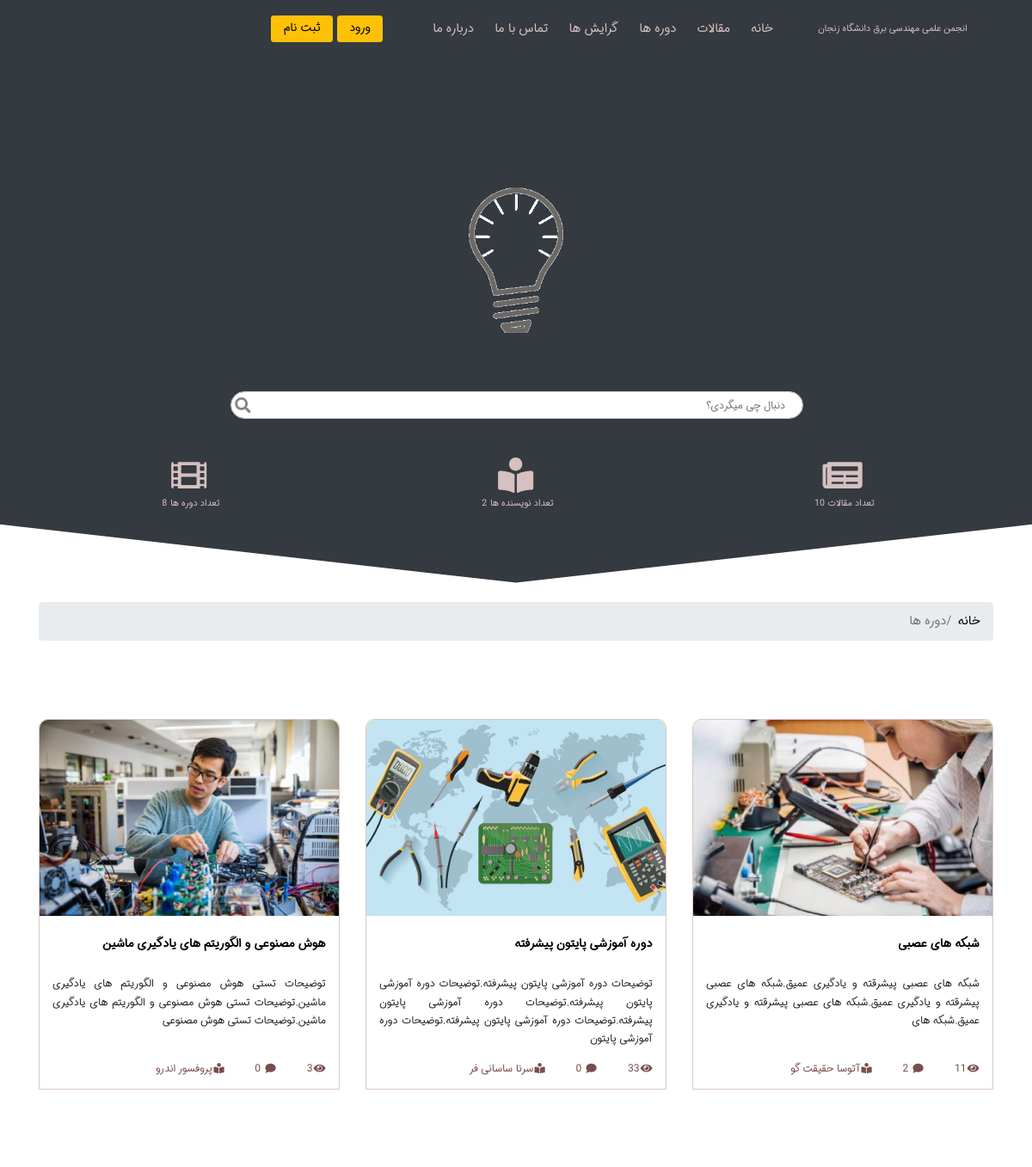
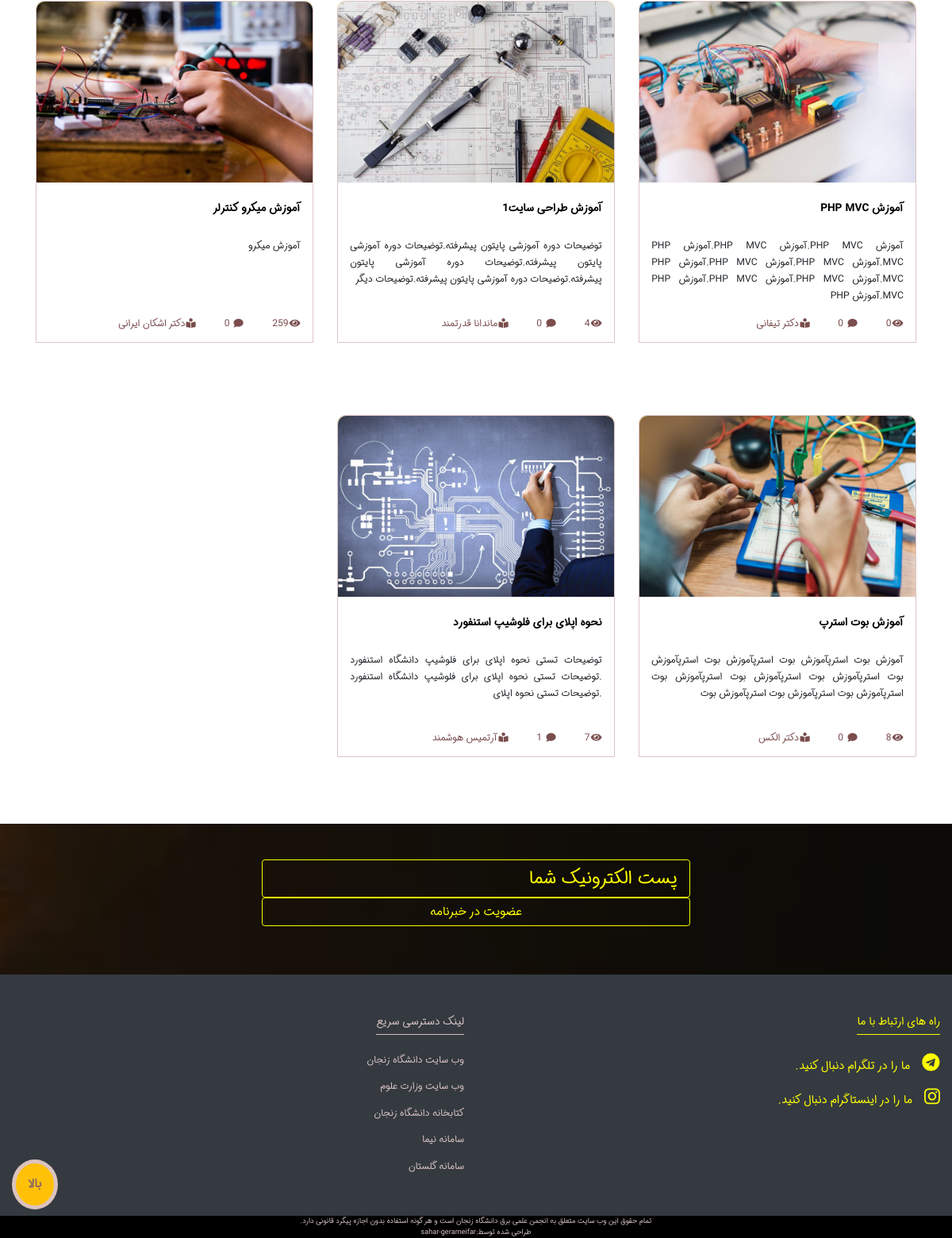
The page /index.php?c=course&a=list on the database its author committed (2 pictures, top to bottom).
### tables this page shows
CREATE TABLE `setting_tbl` (
  `id` int(11) NOT NULL,
  `title_site` varchar(250) NOT NULL,
  `logo_site` varchar(250) NOT NULL,
  `link_instagram` varchar(250) NOT NULL,
  `link_telegram` varchar(250) NOT NULL,
  `address` varchar(250) NOT NULL,
  `link_znu` varchar(250) NOT NULL,
  `link_olom` varchar(250) NOT NULL,
  `link_library` varchar(250) NOT NULL,
  `link_nima` varchar(250) NOT NULL,
  `link_golestan` varchar(250) NOT NULL,
  `copyright` text NOT NULL,
  `about_znu` text NOT NULL,
  `email` varchar(250) NOT NULL
);

CREATE TABLE `menu_tbl` (
  `id` int(11) NOT NULL,
  `title` varchar(250) NOT NULL,
  `url` varchar(250) NOT NULL,
  `chid` int(11) NOT NULL,
  `sort` int(11) NOT NULL,
  `status` int(11) NOT NULL
);

CREATE TABLE `course_tbl` (
  `id` int(11) NOT NULL,
  `title` varchar(250) NOT NULL,
  `body` text NOT NULL,
  `tags` varchar(255) NOT NULL,
  `image` varchar(250) NOT NULL,
  `teacher` varchar(250) NOT NULL,
  `price` int(11) NOT NULL,
  `date` varchar(250) NOT NULL,
  `show_status` int(11) NOT NULL,
  `view_course` bigint(100) NOT NULL
);

### controller/Clayout.php (called while the page is built, shortened)
<?php
require_once 'admin/model/Mmenu.php';
require_once 'admin/model/Msetting.php';
require_once 'admin/model/Mpaper.php';
require_once 'admin/model/Mcourse.php';
require_once 'admin/model/Muser.php';
$course=new course();
$paper=new paper();
$menu = new menu();
$setting = new setting();
$user = new user();
$menu_list=$menu->enable_menu_list();
$settings = $setting->setting_show();
$paper_results=$paper->enable_count_paper_list();
$course_results=$course->enable_count_course_list();
$user_results=$user->enable_count_writer_list();
?>

### admin/model/Mindex.php (called while the page is built, shortened)
<?php
class main {
    public function __construct()
    {
        global $pdo;
        $this->pdo=$pdo;
    }
}

### admin/model/Msetting.php (called while the page is built, shortened)
<?php
require_once 'Mindex.php';
class setting extends main
{
    public function setting_show()
    {
        $sql = $this->pdo->prepare("SELECT * FROM setting_tbl ");
        $sql->execute();
        $result = $sql->fetch(PDO::FETCH_ASSOC);
        return $result;
    }
}

### admin/model/Mmenu.php (called while the page is built, shortened)
<?php
require_once 'Mindex.php';
class menu extends main
{
    public function enable_menu_list()
    {
        $sql = $this->pdo->prepare("SELECT * FROM menu_tbl WHERE status=? AND chid=? ORDER BY sort ASC");
        $sql->bindValue(1,'1');
        $sql->bindValue(2,'0');
        $sql->execute();
        $result = $sql->fetchAll(PDO::FETCH_ASSOC);
        return $result;
    }
    public function enable_submenu_list($id)
    {
        $sql = $this->pdo->prepare("SELECT * FROM menu_tbl WHERE status=? AND chid=? ORDER BY sort ASC");
        $sql->bindValue(1,'1');
        $sql->bindValue(2,$id);
        $sql->execute();
        $result = $sql->fetchAll(PDO::FETCH_ASSOC);
        return $result;
    }
}

### admin/model/Mpaper.php (called while the page is built, shortened)
<?php
require_once 'Mindex.php';
class paper extends main
{
    public function enable_count_paper_list() {
        $sql = $this->pdo->prepare("SELECT COUNT(id) FROM paper_tbl WHERE show_status=? ORDER BY date DESC LIMIT 6");
        $sql->bindValue(1,'1');
        $sql->execute();
        $results = $sql->fetch(PDO::FETCH_ASSOC);
        return $results;
    }
}

### admin/model/Muser.php (called while the page is built, shortened)
<?php
require_once 'Mindex.php';
class user extends main
{
    public function enable_count_writer_list()
    {
        $sql = $this->pdo->prepare("SELECT COUNT(id) FROM user_tbl WHERE status=? AND verifyAdmin=? ");
        $sql->bindValue(1,'1');
        $sql->bindValue(2,'1');
        $sql->execute();
        $results = $sql->fetch(PDO::FETCH_ASSOC);
        return $results;
    }
}

### admin/model/Mcourse.php (called while the page is built, shortened)
<?php
require_once 'Mindex.php';
class course extends main
{
    public function enable_course_list()
    {
        $sql = $this->pdo->prepare("SELECT * FROM course_tbl WHERE show_status=? ORDER BY date DESC ");
        $sql->bindValue(1, '1');
        $sql->execute();
        $result = $sql->fetchAll(PDO::FETCH_ASSOC);
        return $result;
    }
    public function enable_count_course_list()
    {
        $sql = $this->pdo->prepare("SELECT COUNT(id) FROM course_tbl WHERE show_status=? ORDER BY date DESC ");
        $sql->bindValue(1, '1');
        $sql->execute();
        $results = $sql->fetch(PDO::FETCH_ASSOC);
        return $results;
    }
}

### controller/Ccourse.php (called while the page is built, shortened)
<?php
require_once 'admin/model/Mcourse.php';
$course = new course();
switch ($action) {
  case 'list':
    $course_list = $course->enable_course_list();
    break;
}
require_once "view/$controller/$action.php";

### public/include/function.php (called while the page is built)
<?php
function limit_words($string, $word_limit)
{
    $words = explode(" ",$string);
    return implode(" ",array_splice($words,0,$word_limit));
}
       ?>

### view/course/list.php (the view, shortened to what this page needs)
<section class="latest-course mt-4 ">
	<div class="container">
		<div class="breadcrumb">
			<li class="breadcrumb-item "><a href="index.php">خانه</a> </li>
			<li class="breadcrumb-item active ">دوره ها </li>
		</div>
		<div class="row">
			<?php foreach ($course_list as $course) :
			?>
				<div class="col-12 col-md-6 col-lg-4  mb-3 ">
					<div class="course">
						<div class="course-item">
							<a href="index.php?c=course&a=detail&id=<?php echo  $course['id']; ?>"> <img src="<?php echo $course['image']; ?>" alt="course-image" class="img-fluid course-img"></a>
						</div>
						<div class="course-caption">
							<a href="index.php?c=course&a=detail&id=<?php echo  $course['id']; ?>" class="course-link"><?php echo $course['title']; ?> </a>
							<div><?php echo limit_words($course['body'], 20); ?></div>
							<span class="seen-caption" title="تعداد بازدیدها"><i class="fas fa-eye fa-fw"></i><?php echo $course['view_course']; ?></span>
							<span class="seen-comment" title="تعداد نظرات"><i class="fas fa-comment fa-fw"></i>
							</span>
							<span class="seen-writer" title="مدرس دوره"><i class="fas fa-book-reader fa-fw"></i><?php echo $course['teacher']; ?></span>
						</div>
					</div>
				</div>
			<?php endforeach; ?>
		</div>
	</div>
</section>
<br>
<br>
<br>
<section class="contact py-5" id="contact">
	<div class="container">
		<div class="row">
			<div class="col-8 mx-auto col-md-6">
				<form>
					<div class="form-group">
						<input type="email" class="form-control contact-input p-3" placeholder="پست الکترونیک شما ">
						<button type="submit" class="btn btn-outline-secondary btn-block contact-btn">عضویت در خبرنامه</button>
					</div>
				</form>
			</div>
		</div>
	</div>
</section>

### view/layout/header.php (shortened to what this page needs)
<?php $search_content=@$_POST['search_content']?$_POST['search_content']:null; ?>
<html lang="en">
<head>
    <link rel="stylesheet" href="public/default/css/sweet-alert.css">
    <link rel="stylesheet" href="public/default/css/bootstrap.css">
    <link rel="stylesheet" href="public/default/css/style.css">
</head>
<body>
    <header class="bg-dark pb-lg-5">
        <div class="container">
            <nav class="navbar navbar-expand-lg navbar-light pt-3 pb-lg-5" id="top_nav">
                <a class="navbar-brand" href="#"><?php echo $settings['title_site']; ?> </a>
                <div class="collapse navbar-collapse" id="navbarSupportedContent">
                    <ul class="navbar-nav">
                        <?php foreach ($menu_list as $val) :
                            $rows = $menu->enable_submenu_list($val['id']);
                            if ($rows) {
                        ?>
                                <li class="nav-item dropdown">
                                    <a class="nav-link dropdown-toggle" href="<?php echo $val['url']; ?>" id="navbarDropdown" role="button" data-toggle="dropdown" aria-haspopup="true" aria-expanded="false">
                                        <?php echo $val['title']; ?>
                                    </a>
                                    <div class="dropdown-menu dropdown-menu-right" aria-labelledby="navbarDropdown">
                                        <?php foreach ($rows as $row) : ?>
                                            <a class="dropdown-item" href="<?php echo $row['url']; ?>"><?php echo $row['title']; ?> </a>
                                        <?php endforeach; ?>
                                    </div>
                                </li>
                            <?php } else { ?>
                                <li class="nav-item ">
                                    <a class="nav-link " href=" <?php echo $val['url']; ?>" id="navbarDropdown" role="button" aria-haspopup="true" aria-expanded="false">
                                        <?php echo $val['title']; ?>
                                    </a>
                                </li>
                            <?php } ?>
                        <?php endforeach; ?>
                    </ul>
                    <div class="mr-5">
                        <?php
                        if (isset($_SESSION['user_id'])) {
                            echo '<span class= "mx-2 header-login my-2">' . $_SESSION['name'] . ' عزیز خوش آمدی</span> ';
                            ?><div> <?php if($_SESSION['role']){
                                echo " <a class=' btn btn-warning btn-sm header-login-link my-2' href='admin/index.php' >پنل کاربری من</a>";
                            }else {
                                echo " <a class=' btn btn-warning btn-sm header-login-link my-2' href='admin/dashbord.php' >پنل کاربری من</a>";
                            }
                            echo " <a class=' btn btn-warning btn-sm header-login-link my-2' href='index.php?c=user&a=logout' >خروج</a>";
                            ?></div>
                        <?php } else {
                            echo "<a class='btn btn-warning btn-sm header-login-link' href='index.php?c=user&a=login'>ورود</a> ";
                            echo "<a class='btn btn-warning btn-sm header-login-link' href='index.php?c=user&a=register' >ثبت نام</a>";
                        }
                        ?>
                    </div>
                </div>
            </nav>
            <div class="row justify-content-center">
                <div class="col-4  w-50 h-50"><img src="public/default/image/bg.gif" alt="animation-background" class="img-fluid"></div>
            </div>
            <div class="pt-lg-1 pb-5 pt-0 mt-lg-1 mt-0">
                <form class="form-inline my-2 my-lg-0 mr-auto justify-content-center" method="POST" action="index.php?c=search">
                    <input class="form-control mr-sm-2 placholder search-box" type="search" placeholder="دنبال چی میگردی؟" aria-label="Search" name="search_content" value="<?php echo $search_content;?>" >
                    <button class="search-icon btn" type="submit"><i class="fas fa-search fa-fw"></i></button>
                </form>
            </div>
            <div>
                <div class="row justify-content-center mb-4">
                    <div class="col-4 info-site "><a href="#" class="info-icon"> <i class="fas fa-newspaper fa-fw"></i></a>
                        <div class="row d-flex justify-content-center">
                            <p> تعداد مقالات </p>
                            <p class="px-1"> <?php echo $paper_counts; ?> </p>
                        </div>
                    </div>
                    <div class="col-4 info-site"><a href="#" class="info-icon"> <i class="fas fa-book-reader fa-fw"></i></a>
                        <div class="row d-flex justify-content-center">
                            <p>تعداد نویسنده ها</p>
                            <p class="px-1"> <?php echo $user_counts; ?> </p>
                        </div>
                    </div>
                    <div class="col-4 info-site "><a href="#" class="info-icon"> <i class="fas fa-film fa-fw"></i></a>
                        <div class="row d-flex justify-content-center">
                            <p>تعداد دوره ها</p>
                            <p class="px-1"> <?php echo $course_counts; ?> </p>
                        </div>
                    </div>
                </div>
            </div>
        </div>
    </header>

### view/layout/footer.php (shortened to what this page needs)
<footer class="footer ">
    <div class="container-fluid bg-dark py-5 ">
        <div class="row ">
            <div class="col-l2 col-md-6 ">
                <p class="link-footer-title2"> راه های ارتباط با ما</p>
                <a href="<?php echo $settings['link_telegram']; ?>" class="footer-icon " title="تلگرام"><i class="fab fa-telegram"></i><span class="p-3">ما را در تلگرام دنبال کنید.</span></a>
                <a href="<?php echo $settings['link_instagram']; ?>" class="footer-icon" title="اینستاگرام "> <i class="fab fa-instagram"></i><span class="p-3">ما را در اینستاگرام دنبال کنید.</span></a>
            </div>
            <div class="col-l2 col-md-6">
                <p class="link-footer-title1">لینک دسترسی سریع</p>
                <a href="<?php echo $settings['link_znu']; ?>" title="دانشگاه زنجان" class="footer-link">وب سایت دانشگاه زنجان</a>
                <a href="<?php echo $settings['link_olom']; ?>" title=" وزارت علوم" class="footer-link">وب سایت وزارت علوم </a>
                <a href="<?php echo $settings['link_library']; ?>" title=" کتابخانه مرکزی" class="footer-link"> کتابخانه دانشگاه زنجان </a>
                <a href="<?php echo $settings['link_nima']; ?>" title=" سامانه نیما" class="footer-link"> سامانه نیما</a>
                <a href="<?php echo $settings['link_golestan']; ?>" title=" سامانه گلستان" class="footer-link"> سامانه گلستان</a>
            </div>
        </div>
        <a href="#top_nav" class="float-left nav_top "><span class="btn btn-warning ">بالا</span></a>
    </div>
    <div class="footer2 ">
        <p class="footer-privacy"><?php echo $settings['copyright']; ?> </p>
        <a href="https://ir.linkedin.com/in/sahar-gerameifar-7b226712a" class="footer-privacy-link "><span>طراحی شده توسط:sahar-gerameifar</span> </a>
    </div>
</footer>
</body>
</html>

### rows shown on the page
setting_tbl: title_site "انجمن علمی مهندسی برق دانشگاه زنجان", copyright "تمام حقوق این وب سایت متعلق به انجمن علمی برق دانشگاه زنجان است و هر گونه استفاده بدون اجازه پیگرد قانونی دارد."
menu_tbl: title "خانه"
menu_tbl: title "مقالات"
menu_tbl: title "دوره ها"
menu_tbl: title "گرایش ها"
menu_tbl: title "تماس با ما"
menu_tbl: title "درباره ما"
course_tbl: image (picture), title "شبکه های عصبی", body "شبکه های عصبی پیشرقته و یادگیری عمیق.شبکه های عصبی پیشرقته و یادگیری عمیق.شبکه های عصبی پیشرقته و یادگیری عمیق.شبکه های", view_course "11", teacher "آتوسا حقیقت گو"
course_tbl: image (picture), title "دوره آموزشی پایتون پیشرفته", body "توضیحات دوره آموزشی پایتون پیشرفته.توضیحات دوره آموزشی پایتون پیشرفته.توضیحات دوره آموزشی پایتون پیشرفته.توضیحات دوره آموزشی پایتون پیشرفته.توضیحات دوره آموزشی پایتون", view_course "33", teacher "سرنا ساسانی فر"
course_tbl: image (picture), title "هوش مصنوعی و الگوریتم های یادگیری ماشین", body "توضیحات تستی هوش مصنوعی و الگوریتم های یادگیری ماشین.توضیحات تستی هوش مصنوعی و الگوریتم های یادگیری ماشین.توضیحات تستی هوش مصنوعی", view_course "3", teacher "پروفسور اندرو"
course_tbl: image (picture), title "آموزش PHP MVC", body "آموزش PHP MVC.آموزش PHP MVC.آموزش PHP MVC.آموزش PHP MVC.آموزش PHP MVC.آموزش PHP MVC.آموزش PHP MVC.آموزش PHP MVC.آموزش PHP MVC.آموزش PHP", view_course "0", teacher "دکتر تیفانی"
course_tbl: image (picture), title "آموزش طراحی سایت1", body "توضیحات دوره آموزشی پایتون پیشرفته.توضیحات دوره آموزشی پایتون پیشرفته.توضیحات دوره آموزشی پایتون پیشرفته.توضیحات دوره آموزشی پایتون پیشرفته.توضیحات دیگر", view_course "4", teacher "ماندانا قدرتمند"
course_tbl: image (picture), title "آموزش میکرو کنترلر", body "آموزش میکرو", view_course "259", teacher "دکتر اشکان ایرانی"
course_tbl: image (picture), title "آموزش بوت استرپ", body "آموزش بوت استرپآموزش بوت استرپآموزش بوت استرپآموزش بوت استرپآموزش بوت استرپآموزش بوت استرپآموزش بوت استرپآموزش بوت استرپآموزش بوت استرپآموزش بوت", view_course "8", teacher "دکتر الکس"
course_tbl: image (picture), title "نحوه اپلای برای فلوشیپ استنفورد", body "توضیحات تستی نحوه اپلای برای فلوشیپ دانشگاه استنفورد .توضیحات تستی نحوه اپلای برای فلوشیپ دانشگاه استنفورد .توضیحات تستی نحوه اپلای", view_course "7", teacher "آرتمیس هوشمند"

### other values the page prints
$paper_counts "10"
$user_counts "2"
$course_counts "8"
